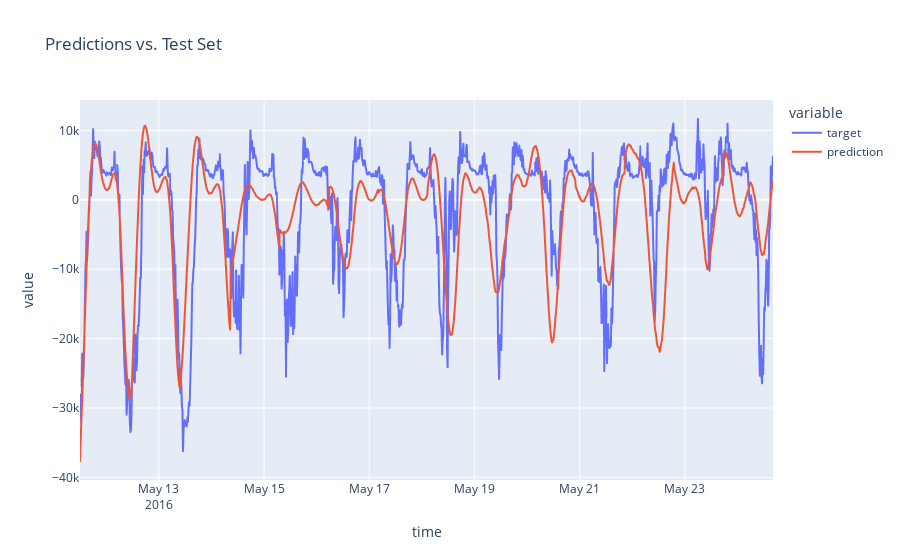

Notebook source saved alongside this figure:
### Code cell
fig.show()

### Figure 1 — Plotly figure (JSON) as saved in the notebook; plotly's stock layout.template omitted (floating-point values rounded to 4 significant figures; data arrays with more than 128 entries replaced by an {"elided": "..."} marker saying what was removed)
{"data": [{"hovertemplate": "variable=target<br>time=%{x}<br>value=%{y}<extra></extra>", "legendgroup": "target", "line": {"color": "#636efa", "dash": "solid"}, "marker": {"symbol": "circle"}, "mode": "lines", "name": "target", "showlegend": true, "type": "scattergl", "x": {"elided": "1266 str values"}, "xaxis": "x", "y": {"elided": "1266 float values"}, "yaxis": "y"}, {"hovertemplate": "variable=prediction<br>time=%{x}<br>value=%{y}<extra></extra>", "legendgroup": "prediction", "line": {"color": "#EF553B", "dash": "solid"}, "marker": {"symbol": "circle"}, "mode": "lines", "name": "prediction", "showlegend": true, "type": "scattergl", "x": {"elided": "1266 str values"}, "xaxis": "x", "y": {"elided": "1266 float values"}, "yaxis": "y"}], "layout": {"legend": {"title": {"text": "variable"}, "tracegroupgap": 0}, "title": {"text": "Predictions vs. Test Set"}, "xaxis": {"anchor": "y", "domain": [0, 1], "title": {"text": "time"}}, "yaxis": {"anchor": "x", "domain": [0, 1], "title": {"text": "value"}}}}
